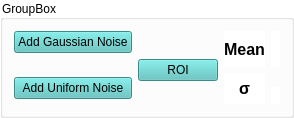
           <widget class="QGroupBox" name="groupBox_4">
            <property name="styleSheet">
             <string notr="true">background-color: rgb(255, 255, 255);</string>
            </property>
            <property name="title">
             <string>GroupBox</string>
            </property>
            <layout class="QGridLayout" name="gridLayout_31">
             <item row="0" column="0">
              <widget class="QPushButton" name="gaussianNoisePushButton">
               <property name="styleSheet">
                <string notr="true">background-color: rgb(83, 194, 191);</string>
               </property>
               <property name="text">
                <string>Add Gaussian Noise</string>
               </property>
              </widget>
             </item>
             <item row="0" column="2" rowspan="2">
              <widget class="QLabel" name="label_27">
               <property name="font">
                <font>
                 <pointsize>12</pointsize>
                 <weight>75</weight>
                 <bold>true</bold>
                </font>
               </property>
               <property name="text">
                <string>Mean</string>
               </property>
               <property name="alignment">
                <set>Qt::AlignCenter</set>
               </property>
              </widget>
             </item>
             <item row="0" column="3" rowspan="2">
              <widget class="QLabel" name="meanLabel">
               <property name="font">
                <font>
                 <pointsize>11</pointsize>
                </font>
               </property>
               <property name="text">
                <string/>
               </property>
               <property name="alignment">
                <set>Qt::AlignCenter</set>
               </property>
              </widget>
             </item>
             <item row="1" column="1" rowspan="2">
              <widget class="QPushButton" name="ROIpushButton">
               <property name="styleSheet">
                <string notr="true">background-color: rgb(83, 194, 191);</string>
               </property>
               <property name="text">
                <string>ROI</string>
               </property>
              </widget>
             </item>
             <item row="2" column="0" rowspan="2">
              <widget class="QPushButton" name="uniformNoisePushButton">
               <property name="styleSheet">
                <string notr="true">background-color: rgb(83, 194, 191);</string>
               </property>
               <property name="text">
                <string>Add Uniform Noise</string>
               </property>
              </widget>
             </item>
             <item row="2" column="2" rowspan="2">
              <widget class="QLabel" name="label_28">
               <property name="font">
                <font>
                 <pointsize>12</pointsize>
                 <weight>75</weight>
                 <bold>true</bold>
                </font>
               </property>
               <property name="text">
                <string>σ</string>
               </property>
               <property name="alignment">
                <set>Qt::AlignCenter</set>
               </property>
              </widget>
             </item>
             <item row="3" column="3">
              <widget class="QLabel" name="segmaLabel">
               <property name="font">
                <font>
                 <pointsize>11</pointsize>
                </font>
               </property>
               <property name="text">
                <string/>
               </property>
               <property name="alignment">
                <set>Qt::AlignCenter</set>
               </property>
              </widget>
             </item>
            </layout>
           </widget>
